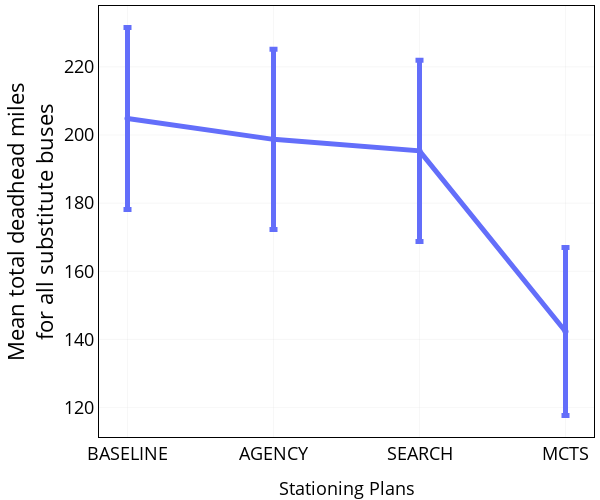

Notebook code for this chart:
### Code cell
import plotly.express as px

df = pd.read_csv("/home/jpt/git/mta_simulator_redo/data_analysis/results/total_ons.csv", index_col=0)
df = df.reset_index()
df = df.groupby("method").agg({"total_served": list}).reset_index()
df["std"] = df["total_served"].apply(lambda x: np.std(x))
df["std"] = df["std"] / np.sqrt(len(MCTS_DATES))
df["mean"] = df["total_served"].apply(lambda x: np.mean(x))
df = df.reset_index()
df = df.drop("total_served", axis=1)
b = df[df["method"].isin(["AGENCY", "BASELINE", "SEARCH", "MCTS"])]
b["type"] = "total_served"
df = pd.concat([b, a])
df["method"] = pd.Categorical(df["method"], ["BASELINE", "AGENCY", "SEARCH", "MCTS"])
df = df.sort_values("method")
df = df.query("type == 'service_kms'")
# df.loc[1, "method"] = "GARAGE"
# sort_dict = {"GARAGE": 0, "AGENCY": 1, "SEARCH": 2, "MCTS": 3, "MCTS_5": 4}
# df = df.iloc[df["method"].map(sort_dict).sort_values().index]
display(df)
fig = px.line(
    df,
    x="method",
    y="mean",
    error_y="std",
    markers=True,
    title="Line Plot with Error Bars"
    # , facet_col="type"
)
fig.update_traces(line={"width": 5})
fig.data[0].error_y.thickness = 5
# fig.data[1].error_y.thickness = 5
fig.update_xaxes(showgrid=True, gridwidth=0.2, gridcolor="lightgrey")
fig.update_yaxes(showgrid=True, gridwidth=0.2, gridcolor="lightgrey")
fig.update_layout(
    width=600,
    height=500,
    plot_bgcolor="rgba(0, 0, 0, 0)",  # Transparent background
    paper_bgcolor="rgba(0, 0, 0, 0)",  # Transparent paper background
    margin=dict(l=5, r=5, t=5, b=5),
    title="",
    font=dict(
        # family="Courier New, monospace",
        size=18,
        color="black",
    ),
)

fig.update_xaxes(showline=True, linewidth=1, linecolor="black", mirror=True)
fig.update_yaxes(showline=True, linewidth=1, linecolor="black", mirror=True)  # Change x and y-axis labels
# fig.update_xaxes(title_text="Stationing and Dispatch Plan")
fig.update_yaxes(title_text="Mean total deadhead miles<br>for all substitute buses")


fig.for_each_annotation(lambda a: a.update(text=a.text.split("=")[1]))

# turn off axis titels of all axes
fig.for_each_xaxis(lambda x: x.update({"title": ""}))
# fig.for_each_yaxis(lambda y: y.update({'title': ''}))
fig.add_annotation(
    showarrow=False, xanchor="center", xref="paper", x=0.5, yref="paper", y=-0.15, text="Stationing Plans"
)

# fig.update_xaxes(categoryorder='array', categoryarray= ['GARAGE', 'AGENCY', 'SEARCH', 'MCTS', 'MCTS_5'])
fig.write_image("./plots/new_deadhead.png", scale=3)

fig.show()

### Figure 1 — Plotly figure (JSON) as saved in the notebook; plotly's stock layout.template omitted (floating-point values rounded to 4 significant figures)
{"data": [{"error_y": {"array": [26.7, 26.47, 26.6, 24.63], "thickness": 5}, "hovertemplate": "method=%{x}<br>mean=%{y}<extra></extra>", "legendgroup": "", "line": {"color": "#636efa", "dash": "solid", "width": 5}, "marker": {"symbol": "circle"}, "mode": "lines+markers", "name": "", "orientation": "v", "showlegend": false, "type": "scatter", "x": ["BASELINE", "AGENCY", "SEARCH", "MCTS"], "xaxis": "x", "y": [204.8, 198.7, 195.3, 142.3], "yaxis": "y"}], "layout": {"annotations": [{"showarrow": false, "text": "Stationing Plans", "x": 0.5, "xanchor": "center", "xref": "paper", "y": -0.15, "yref": "paper"}], "font": {"color": "black", "size": 18}, "height": 500, "legend": {"tracegroupgap": 0}, "margin": {"b": 5, "l": 5, "r": 5, "t": 5}, "paper_bgcolor": "rgba(0, 0, 0, 0)", "plot_bgcolor": "rgba(0, 0, 0, 0)", "title": {"text": ""}, "width": 600, "xaxis": {"anchor": "y", "domain": [0, 1], "gridcolor": "lightgrey", "gridwidth": 0.2, "linecolor": "black", "linewidth": 1, "mirror": true, "showgrid": true, "showline": true, "title": {"text": ""}}, "yaxis": {"anchor": "x", "domain": [0, 1], "gridcolor": "lightgrey", "gridwidth": 0.2, "linecolor": "black", "linewidth": 1, "mirror": true, "showgrid": true, "showline": true, "title": {"text": "Mean total deadhead miles<br>for all substitute buses"}}}}
